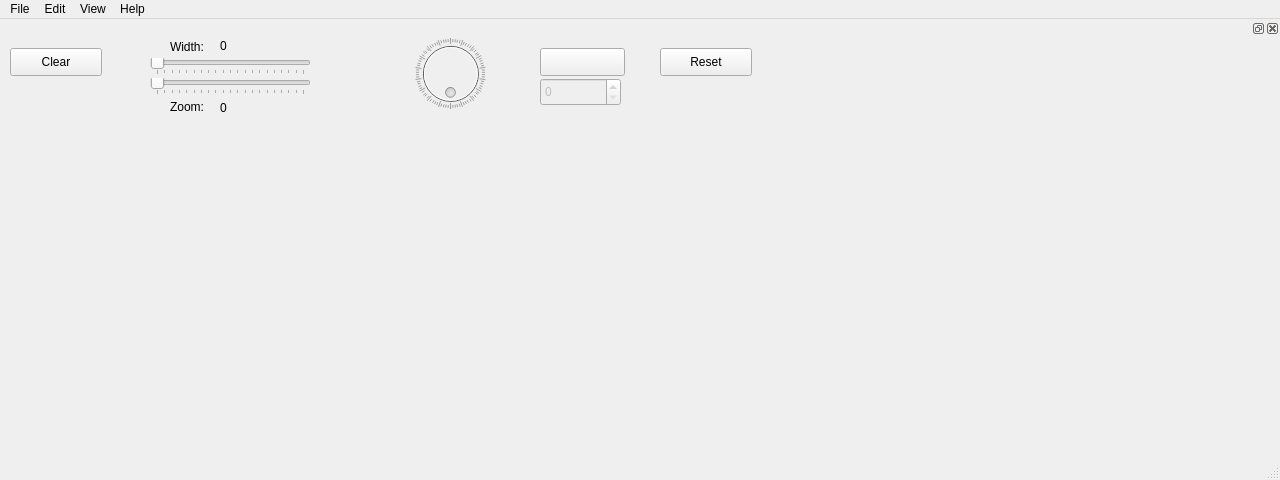
<?xml version="1.0" encoding="UTF-8"?>
<ui version="4.0">
 <class>ShareBoard</class>
 <widget class="QMainWindow" name="ShareBoard">
  <property name="geometry">
   <rect>
    <x>0</x>
    <y>0</y>
    <width>1280</width>
    <height>480</height>
   </rect>
  </property>
  <property name="minimumSize">
   <size>
    <width>640</width>
    <height>480</height>
   </size>
  </property>
  <property name="windowTitle">
   <string>ShareBoard</string>
  </property>
  <property name="tabShape">
   <enum>QTabWidget::Rounded</enum>
  </property>
  <widget class="QWidget" name="centralwidget">
   <widget class="QWidget" name="horizontalLayoutWidget">
    <property name="geometry">
     <rect>
      <x>-1</x>
      <y>-1</y>
      <width>641</width>
      <height>331</height>
     </rect>
    </property>
    <layout class="QHBoxLayout" name="horizontalLayout">
     <item>
      <widget class="cVectorDrawWidget" name="drawArea" native="true">
       <property name="cursor">
        <cursorShape>CrossCursor</cursorShape>
       </property>
      </widget>
     </item>
    </layout>
   </widget>
   <widget class="cMatrixWidget" name="WM_W" native="true">
    <property name="geometry">
     <rect>
      <x>640</x>
      <y>0</y>
      <width>321</width>
      <height>161</height>
     </rect>
    </property>
   </widget>
   <widget class="cMatrixWidget" name="TM_W" native="true">
    <property name="geometry">
     <rect>
      <x>640</x>
      <y>160</y>
      <width>321</width>
      <height>161</height>
     </rect>
    </property>
   </widget>
   <widget class="cMatrixWidget" name="SM_W" native="true">
    <property name="geometry">
     <rect>
      <x>960</x>
      <y>160</y>
      <width>321</width>
      <height>161</height>
     </rect>
    </property>
   </widget>
   <widget class="cMatrixWidget" name="RM_W" native="true">
    <property name="geometry">
     <rect>
      <x>960</x>
      <y>0</y>
      <width>321</width>
      <height>161</height>
     </rect>
    </property>
   </widget>
  </widget>
  <widget class="QStatusBar" name="statusbar"/>
  <widget class="QMenuBar" name="menubar">
   <property name="geometry">
    <rect>
     <x>0</x>
     <y>0</y>
     <width>1280</width>
     <height>25</height>
    </rect>
   </property>
   <widget class="QMenu" name="menuFile">
    <property name="title">
     <string>File</string>
    </property>
   </widget>
   <widget class="QMenu" name="menuEdit">
    <property name="title">
     <string>Edit</string>
    </property>
   </widget>
   <widget class="QMenu" name="menuView">
    <property name="title">
     <string>View</string>
    </property>
   </widget>
   <widget class="QMenu" name="menuHelp">
    <property name="title">
     <string>Help</string>
    </property>
   </widget>
   <addaction name="menuFile"/>
   <addaction name="menuEdit"/>
   <addaction name="menuView"/>
   <addaction name="menuHelp"/>
  </widget>
  <widget class="QDockWidget" name="dockWidget_2">
   <property name="enabled">
    <bool>true</bool>
   </property>
   <property name="sizePolicy">
    <sizepolicy hsizetype="Fixed" vsizetype="Fixed">
     <horstretch>0</horstretch>
     <verstretch>0</verstretch>
    </sizepolicy>
   </property>
   <property name="minimumSize">
    <size>
     <width>416</width>
     <height>100</height>
    </size>
   </property>
   <property name="maximumSize">
    <size>
     <width>524287</width>
     <height>100</height>
    </size>
   </property>
   <property name="cursor">
    <cursorShape>ArrowCursor</cursorShape>
   </property>
   <attribute name="dockWidgetArea">
    <number>4</number>
   </attribute>
   <widget class="QWidget" name="dockWidgetContents_2">
    <widget class="QtColorPicker" name="colourPicker">
     <property name="geometry">
      <rect>
       <x>540</x>
       <y>10</y>
       <width>85</width>
       <height>28</height>
      </rect>
     </property>
     <property name="colorDialog" stdset="0">
      <bool>true</bool>
     </property>
    </widget>
    <widget class="QPushButton" name="clearButton">
     <property name="geometry">
      <rect>
       <x>10</x>
       <y>10</y>
       <width>92</width>
       <height>28</height>
      </rect>
     </property>
     <property name="text">
      <string>Clear</string>
     </property>
    </widget>
    <widget class="QSlider" name="penThickness">
     <property name="geometry">
      <rect>
       <x>150</x>
       <y>20</y>
       <width>161</width>
       <height>17</height>
      </rect>
     </property>
     <property name="maximum">
      <number>20</number>
     </property>
     <property name="pageStep">
      <number>10</number>
     </property>
     <property name="orientation">
      <enum>Qt::Horizontal</enum>
     </property>
     <property name="tickPosition">
      <enum>QSlider::TicksBelow</enum>
     </property>
     <property name="tickInterval">
      <number>0</number>
     </property>
    </widget>
    <widget class="QLabel" name="label">
     <property name="geometry">
      <rect>
       <x>170</x>
       <y>0</y>
       <width>41</width>
       <height>18</height>
      </rect>
     </property>
     <property name="text">
      <string>Width: </string>
     </property>
    </widget>
    <widget class="QPushButton" name="sizeIconSmall">
     <property name="enabled">
      <bool>false</bool>
     </property>
     <property name="geometry">
      <rect>
       <x>120</x>
       <y>20</y>
       <width>21</width>
       <height>21</height>
      </rect>
     </property>
     <property name="autoFillBackground">
      <bool>true</bool>
     </property>
     <property name="text">
      <string/>
     </property>
     <property name="icon">
      <iconset>
       <normaloff>apple.png</normaloff>
       <disabledoff>apple.png</disabledoff>apple.png</iconset>
     </property>
     <property name="flat">
      <bool>true</bool>
     </property>
    </widget>
    <widget class="QPushButton" name="pushButton">
     <property name="enabled">
      <bool>false</bool>
     </property>
     <property name="geometry">
      <rect>
       <x>320</x>
       <y>0</y>
       <width>41</width>
       <height>51</height>
      </rect>
     </property>
     <property name="text">
      <string/>
     </property>
     <property name="icon">
      <iconset>
       <normaloff>apple.png</normaloff>
       <disabledoff>apple.png</disabledoff>apple.png</iconset>
     </property>
     <property name="iconSize">
      <size>
       <width>50</width>
       <height>44</height>
      </size>
     </property>
     <property name="flat">
      <bool>true</bool>
     </property>
    </widget>
    <widget class="QLabel" name="widthVal">
     <property name="geometry">
      <rect>
       <x>220</x>
       <y>-2</y>
       <width>51</width>
       <height>20</height>
      </rect>
     </property>
     <property name="text">
      <string>0</string>
     </property>
    </widget>
    <widget class="QDial" name="orientation">
     <property name="enabled">
      <bool>false</bool>
     </property>
     <property name="geometry">
      <rect>
       <x>410</x>
       <y>0</y>
       <width>81</width>
       <height>71</height>
      </rect>
     </property>
     <property name="cursor">
      <cursorShape>ArrowCursor</cursorShape>
     </property>
     <property name="layoutDirection">
      <enum>Qt::LeftToRight</enum>
     </property>
     <property name="maximum">
      <number>359</number>
     </property>
     <property name="orientation">
      <enum>Qt::Horizontal</enum>
     </property>
     <property name="invertedAppearance">
      <bool>false</bool>
     </property>
     <property name="invertedControls">
      <bool>false</bool>
     </property>
     <property name="wrapping">
      <bool>true</bool>
     </property>
     <property name="notchesVisible">
      <bool>true</bool>
     </property>
    </widget>
    <widget class="QSlider" name="scale">
     <property name="geometry">
      <rect>
       <x>150</x>
       <y>40</y>
       <width>161</width>
       <height>17</height>
      </rect>
     </property>
     <property name="maximum">
      <number>20</number>
     </property>
     <property name="pageStep">
      <number>10</number>
     </property>
     <property name="orientation">
      <enum>Qt::Horizontal</enum>
     </property>
     <property name="tickPosition">
      <enum>QSlider::TicksBelow</enum>
     </property>
     <property name="tickInterval">
      <number>0</number>
     </property>
    </widget>
    <widget class="QLabel" name="label_2">
     <property name="geometry">
      <rect>
       <x>170</x>
       <y>60</y>
       <width>41</width>
       <height>18</height>
      </rect>
     </property>
     <property name="text">
      <string>Zoom:</string>
     </property>
    </widget>
    <widget class="QLabel" name="zoomVal">
     <property name="geometry">
      <rect>
       <x>220</x>
       <y>60</y>
       <width>51</width>
       <height>20</height>
      </rect>
     </property>
     <property name="text">
      <string>0</string>
     </property>
    </widget>
    <widget class="QPushButton" name="resetButton">
     <property name="geometry">
      <rect>
       <x>660</x>
       <y>10</y>
       <width>92</width>
       <height>28</height>
      </rect>
     </property>
     <property name="text">
      <string>Reset</string>
     </property>
    </widget>
    <widget class="QSpinBox" name="angleSpinBox">
     <property name="enabled">
      <bool>false</bool>
     </property>
     <property name="geometry">
      <rect>
       <x>540</x>
       <y>40</y>
       <width>81</width>
       <height>28</height>
      </rect>
     </property>
     <property name="maximum">
      <number>359</number>
     </property>
    </widget>
   </widget>
  </widget>
  <action name="actionAbout">
   <property name="text">
    <string>About</string>
   </property>
  </action>
 </widget>
 <customwidgets>
  <customwidget>
   <class>QtColorPicker</class>
   <extends>QPushButton</extends>
   <header>qtcolorpicker.h</header>
  </customwidget>
  <customwidget>
   <class>cVectorDrawWidget</class>
   <extends>QWidget</extends>
   <header>cVectorDrawWidget.h</header>
   <container>1</container>
  </customwidget>
  <customwidget>
   <class>cMatrixWidget</class>
   <extends>QWidget</extends>
   <header>cMatrixWidget.h</header>
   <container>1</container>
  </customwidget>
 </customwidgets>
 <resources/>
 <connections>
  <connection>
   <sender>scale</sender>
   <signal>valueChanged(int)</signal>
   <receiver>zoomVal</receiver>
   <slot>setNum(int)</slot>
   <hints>
    <hint type="sourcelabel">
     <x>230</x>
     <y>98</y>
    </hint>
    <hint type="destinationlabel">
     <x>245</x>
     <y>119</y>
    </hint>
   </hints>
  </connection>
  <connection>
   <sender>penThickness</sender>
   <signal>valueChanged(int)</signal>
   <receiver>widthVal</receiver>
   <slot>setNum(int)</slot>
   <hints>
    <hint type="sourcelabel">
     <x>230</x>
     <y>78</y>
    </hint>
    <hint type="destinationlabel">
     <x>245</x>
     <y>57</y>
    </hint>
   </hints>
  </connection>
 </connections>
</ui>
